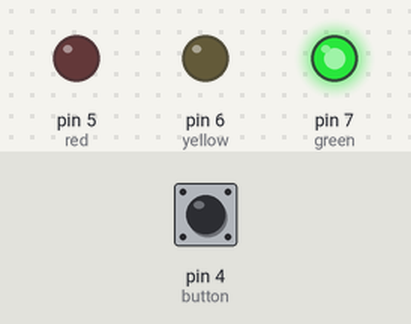
Bench run of a sketch on a simulated Arduino Uno, built with avr-gcc and run on an emulated ATmega328P. On the bench: output pins drawn as LEDs (lit = HIGH). Inputs (shaded band) come from the test bench; at power-on: pin 4 (button) LOW.

Above: at 1.5 s.
At 4.0 s:
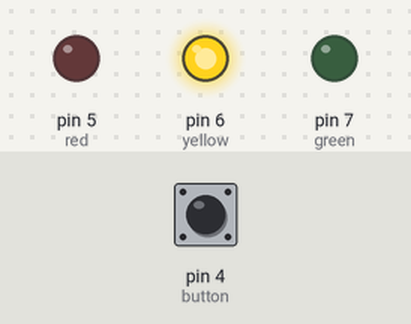
At 7.5 s:
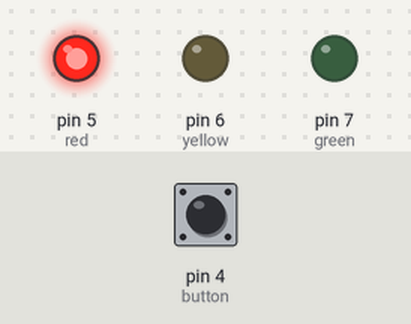
Timing chart, 0 to 13.0 s (numbered marks = the images above):
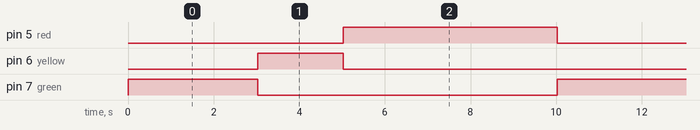

Measured:
- by itself, pin 5 (red): alternates HIGH for 5.0 s and LOW for 5.0 s
- by itself, pin 6 (yellow): alternates HIGH for 2.0 s and LOW for 8.0 s
- by itself, pin 7 (green): alternates HIGH for 3.0 s and LOW for 7.0 s

The sketch:

TraficLights_LED.ino
```cpp
int green = 7;
int yellow = 6;
int red = 5;
int button = 4;

void setup() {
  // put your setup code here, to run once:
  pinMode(green, OUTPUT); // pinMode is used to designate pins
  pinMode(yellow, OUTPUT); // OUPUT means that you are outputing infor or voltage
  pinMode(red, OUTPUT); // LED is outputting voltage
  pinMode(button, INPUT); // INPUT means that you are inputing info or voltage
}

void loop() {
  // put your main code here, to run repeatedly:
  digitalWrite(green, HIGH); // turns on this LED
  digitalWrite(red, LOW); // This is so that when the code loops again, the red LED is off when the green LED turns on
  for(int i = 0; i < 3000; i++) // i is an iterating or counting variable, so i will increase in value
  {
    if(digitalRead(button) == HIGH) // will check if the button is being pressed
    {
      break; // if the button is pressed it will skip over the rest of the loop and continue the program
      // if the button isn't pressed then only the delay(below) will happen and the for loop will start over agian
    }
    delay(1); // 1 millisecond for each loop
  }
 // delay(5000); // is written in milliseconds and if there is no delay, it would only light up for 1 millisecond which you wouldn't be able to see well
  digitalWrite(yellow, HIGH);
  digitalWrite(green, LOW); // turns off green LED
  delay(2000); // 2 seconds = 2000 milliseconds
  digitalWrite(red, HIGH); // the code runs really fast so it doesn't matter the order of turning on and off for just two lights because they will look like happening at the same time
  digitalWrite(yellow,LOW);
  delay(5000); // delay means pause the program here
}
```
